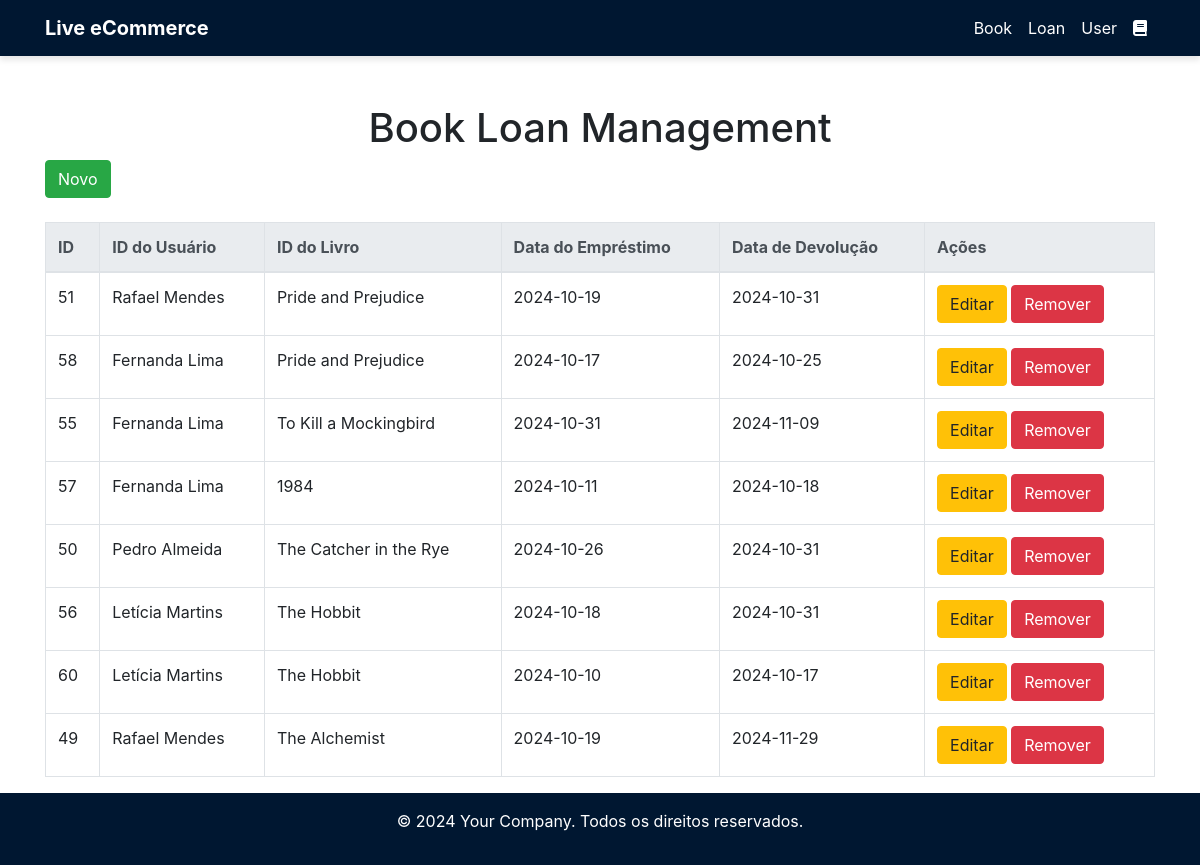
Page /view/loan.php on the committed database.
### tables this page shows
CREATE TABLE `loan` (
  `id` int NOT NULL AUTO_INCREMENT,
  `bookId` int DEFAULT NULL,
  `dateLoan` date DEFAULT NULL,
  `returnDate` date DEFAULT NULL,
  `userId` int DEFAULT NULL,
  PRIMARY KEY (`id`),
  KEY `bookId` (`bookId`),
  CONSTRAINT `loan_ibfk_2` FOREIGN KEY (`bookId`) REFERENCES `books` (`id`)
);

CREATE TABLE `users` (
  `id` int NOT NULL AUTO_INCREMENT,
  `name` varchar(100) NOT NULL,
  `age` int NOT NULL,
  `document` varchar(50) NOT NULL,
  PRIMARY KEY (`id`)
);

CREATE TABLE `books` (
  `id` int NOT NULL AUTO_INCREMENT,
  `title` varchar(255) NOT NULL,
  `author` varchar(255) NOT NULL,
  `isbn` varchar(13) NOT NULL,
  PRIMARY KEY (`id`)
);

### includes/conexao.php (called while the page is built, shortened)
<?php
class Conexao {
    public static $instance;
    public static function getInstance() {
        if (!isset(self::$instance)) {
            self::$instance = new PDO('mysql:host=172.17.0.2;dbname=library', 'root', 'root',
                                        array(PDO::MYSQL_ATTR_INIT_COMMAND => "SET NAMES utf8")
                                    );
            self::$instance->setAttribute(PDO::ATTR_ERRMODE, PDO::ERRMODE_EXCEPTION);
            self::$instance->setAttribute(PDO::ATTR_ORACLE_NULLS, PDO::NULL_EMPTY_STRING);
        }
        return self::$instance;
    }
}
?>

### model/loanModel.php (called while the page is built, shortened)
<?php
require_once __DIR__ . '/../includes/conexao.php';
require_once __DIR__ . '/../object/loanObject.php';
class ModelLoan{
  public static $table = 'loan';
  public static function BuscaWhere($query) {
    try {
      $sql = "SELECT * FROM ".self::$table." ".$query;
      $p_sql = Conexao::getInstance()->prepare($sql);
      $p_sql->execute();
      return self::PopularTodos($p_sql->fetchAll(PDO::FETCH_ASSOC));
    } catch (Exception $e) {
      print "Ocorreu um erro ao tentar executar esta ação, foi gerado um LOG do mesmo, tente novamente mais tarde.";
    }
  }
  public static function Popular($row){
    $retorno = new Loan;
    $retorno->setId($row['id']);
    $retorno->setUserId($row['userId']);
    $retorno->setBookId($row['bookId']);
    $retorno->setDateLoan($row['dateLoan']);
    $retorno->setReturnDate($row['returnDate']);
    return $retorno;
  }
  public static function PopularTodos($rows) {
    $array = array();
    foreach ($rows as $linha) {
        $array[] = self::Popular($linha);
    }
    return $array;
  }
}

### controller/loanController.php (called while the page is built, shortened)
<?php
require_once __DIR__ . '/../model/loanModel.php';
class ControlLoan{
  public static function BuscaWhere($value){
    return  ModelLoan::BuscaWhere($value);
  }
}

### object/loanObject.php (called while the page is built)
<?php
class Loan{
    private $id;
    private $bookId;
    private $userId;
    private $dateLoan;
    private $returnDate;
    public function getId()
    {
      return $this->id;
    }
    public function setId($id){
      $this->id = $id;
    }
    public function getBookId()
    {
      return $this->bookId;
    }
    public function setBookId($var){
      $this->bookId = $var;
    }
    public function getUserId()
    {
      return $this->userId;
    }
    public function setUserId($var)
    {
      $this->userId = $var;
    }
    public function getDateLoan()
    {
      return $this->dateLoan;
    }
    public function setDateLoan($var){
      $this->dateLoan = $var;
    }
    public function getReturnDate()
    {
      return $this->returnDate;
    }
    public function setReturnDate($var)
    {
      $this->returnDate = $var;
    }
  }

### model/userModel.php (called while the page is built, shortened)
<?php
require_once __DIR__ . '/../includes/conexao.php';
require_once __DIR__ . '/../object/userObject.php';
class ModelUser{
  public static $table = 'users';
  public static function buscaId($id) {
    try {
        $sql = "SELECT * FROM ".self::$table." WHERE id = :id";
        $p_sql = Conexao::getInstance()->prepare($sql);
        $p_sql->bindValue(":id", $id);
        $p_sql->execute();
        $result = $p_sql->fetch(PDO::FETCH_ASSOC);
        if ($result) {
            return self::Popular($result);
            return null;
        }
    } catch (Exception $e) {
        print "Ocorreu um erro ao tentar executar esta ação, foi gerado um LOG do mesmo, tente novamente mais tarde.";
    }
}
  public static function Popular($row) {
    $retorno = new User;
    $retorno->setId($row['id']);
    $retorno->setName($row['name']);
    $retorno->setAge($row['age']);
    $retorno->setDocument($row['document']);
    return $retorno;
}
}

### controller/userController.php (called while the page is built, shortened)
<?php
require_once __DIR__ . '/../model/userModel.php';
class ControlUser{
  public static function BuscaId($id){
    return ModelUser::buscaid($id);
  }
}

### object/userObject.php (called while the page is built, shortened)
<?php
class User {
    private $name;
    public function getName()
    {
      return $this->name;
    }
    public function setName($var){
      $this->name = $var;
    }
}

### model/bookModel.php (called while the page is built, shortened)
<?php
require_once __DIR__ . '/../includes/conexao.php';
require_once __DIR__ . '/../object/bookObject.php';
class ModelBook {
  public static $table = 'books';
  public static function buscaid($id) {
    try {
        $sql = "SELECT * FROM ".self::$table." WHERE id = :id";
        $p_sql = Conexao::getInstance()->prepare($sql);
        $p_sql->bindValue(":id", $id);
        $p_sql->execute();
        $result = $p_sql->fetch(PDO::FETCH_ASSOC);
        if ($result) {
            return self::Popular($result);
        } else {
            return null;
        }
    } catch (Exception $e) {
        print "Ocorreu um erro ao tentar executar esta ação, foi gerado um LOG do mesmo, tente novamente mais tarde.";
    }
}
  public static function Popular($row){
    $retorno = new Book;
    $retorno->setId($row['id']);
    $retorno->setTitle($row['title']);
    $retorno->setAuthor($row['author']);
    $retorno->setIsbn($row['isbn']);
    return $retorno;
  }
}

### controller/bookController.php (called while the page is built, shortened)
<?php
require_once __DIR__ . '/../model/bookModel.php';
class ControlBooks{
  public static function BuscaId($id){
    return ModelBook::buscaid($id);
  }
}

### object/bookObject.php (called while the page is built, shortened)
<?php
class Book {
    private $title;
    public function getTitle()
    {
      return $this->title;
    }
    public function setTitle($var){
      $this->title = $var;
    }
}

### view/loan.php (the view, shortened to what this page needs)
<?php
require_once 'header.php';
require_once '../controller/loanController.php';
require_once '../model/loanModel.php';
require_once '../controller/bookController.php';
require_once '../controller/userController.php';
$acao = isset($_GET['acao']) ? $_GET['acao'] : '';
?>
<!DOCTYPE html>
<html lang="pt-BR">
<head>
    <link rel="stylesheet" href="https://stackpath.bootstrapcdn.com/bootstrap/4.5.2/css/bootstrap.min.css">
</head>
<body>
<div class="container mt-5">
    <h1 class="text-center">Book Loan Management</h1>
    <?php if ($acao == '') { ?>
        <a href="/view/loan.php?acao=novo" class="btn btn-success">Novo</a>
        <table class="table table-bordered">
            <thead class="thead-light">
                <tr>
                    <th>ID</th>
                    <th>ID do Usuário</th>
                    <th>ID do Livro</th>
                    <th>Data do Empréstimo</th>
                    <th>Data de Devolução</th>
                    <th>Ações</th>
                </tr>
            </thead>
            <tbody>
                <?php
                $loans = ControlLoan::BuscaWhere('where bookId <> ""');
                    if (isset($loans) && count($loans) > 0) {
                        foreach ($loans as $loan) {
                            $bookController = new ControlBooks();
                            $book = $bookController->BuscaId($loan->getBookId());
                            $userController = new ControlUser();
                            $user = $userController->BuscaId($loan->getUserId());
                            echo "<tr>";
                            echo "<td>" . $loan->getId() . "</td>";
                            echo "<td>" . ($user ? $user->getName() : 'Usuário não encontrado') . "</td>";
                            echo "<td>" . ($book ? $book->getTitle() : 'Livro não encontrado') . "</td>";
                            echo "<td>" . $loan->getDateLoan() . "</td>";
                            echo "<td>" . $loan->getReturnDate() . "</td>";
                            echo "<td>
                                <a href='/view/loan.php?acao=editar&id=" . $loan->getId() . "' class='btn btn-warning'>Editar</a>
                                <button class='btn btn-danger removeElement' data-toggle='modal' data-target='#deleteModal' data-id='" . $loan->getId() . "'>Remover</button>
                              </td>";
                        echo "</tr>";
                    }
                }
                ?>
            </tbody>
        </table>
    <?php } ?>
</div>
<?php require_once 'footer.php'; ?>
</body>
</html>

### view/footer.php (style rules this page uses)
html, body { height: 100%; }
body { display: flex; flex-direction: column; }
.container { flex-grow: 1; }

### rows in the picture
loan: id "51", userId.name "Rafael Mendes", bookId.title "Pride and Prejudice", dateLoan "2024-10-19", returnDate "2024-10-31"
loan: id "58", userId.name "Fernanda Lima", bookId.title "Pride and Prejudice", dateLoan "2024-10-17", returnDate "2024-10-25"
loan: id "55", userId.name "Fernanda Lima", bookId.title "To Kill a Mockingbird", dateLoan "2024-10-31", returnDate "2024-11-09"
loan: id "57", userId.name "Fernanda Lima", bookId.title "1984", dateLoan "2024-10-11", returnDate "2024-10-18"
loan: id "50", userId.name "Pedro Almeida", bookId.title "The Catcher in the Rye", dateLoan "2024-10-26", returnDate "2024-10-31"
loan: id "56", userId.name "Letícia Martins", bookId.title "The Hobbit", dateLoan "2024-10-18", returnDate "2024-10-31"
loan: id "60", userId.name "Letícia Martins", bookId.title "The Hobbit", dateLoan "2024-10-10", returnDate "2024-10-17"
loan: id "49", userId.name "Rafael Mendes", bookId.title "The Alchemist", dateLoan "2024-10-19", returnDate "2024-11-29"
